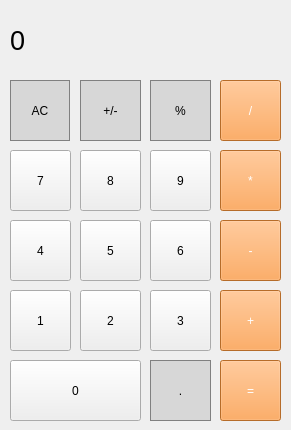
<?xml version="1.0" encoding="UTF-8"?>
<ui version="4.0">
 <class>MainWindow</class>
 <widget class="QMainWindow" name="MainWindow">
  <property name="geometry">
   <rect>
    <x>0</x>
    <y>0</y>
    <width>291</width>
    <height>430</height>
   </rect>
  </property>
  <property name="windowTitle">
   <string>MainWindow</string>
  </property>
  <widget class="QWidget" name="centralwidget">
   <widget class="QPushButton" name="clear">
    <property name="geometry">
     <rect>
      <x>10</x>
      <y>80</y>
      <width>60</width>
      <height>61</height>
     </rect>
    </property>
    <property name="styleSheet">
     <string notr="true">QPushButton{
	background-color: rgb(215, 215, 215);
	color: black;
	border: 1px solid gray;
}
QPushButton:pressed {
	background-color: qlineargradient(x1: 0, y1: 0, x2: 0, y2: 1,
										stop: 0 #BEBEBE, stop: 1 #D7D7D7);
}</string>
    </property>
    <property name="text">
     <string>AC</string>
    </property>
   </widget>
   <widget class="QPushButton" name="plus_minus">
    <property name="geometry">
     <rect>
      <x>80</x>
      <y>80</y>
      <width>61</width>
      <height>61</height>
     </rect>
    </property>
    <property name="styleSheet">
     <string notr="true">QPushButton{
	background-color: rgb(215, 215, 215);
	color: black;
	border: 1px solid gray;
}
QPushButton:pressed {
	background-color: qlineargradient(x1: 0, y1: 0, x2: 0, y2: 1,
										stop: 0 #BEBEBE, stop: 1 #D7D7D7);
}</string>
    </property>
    <property name="text">
     <string>+/-</string>
    </property>
   </widget>
   <widget class="QPushButton" name="persent">
    <property name="geometry">
     <rect>
      <x>150</x>
      <y>80</y>
      <width>61</width>
      <height>61</height>
     </rect>
    </property>
    <property name="styleSheet">
     <string notr="true">QPushButton{
	background-color: rgb(215, 215, 215);
	color: black;
	border: 1px solid gray;
}
QPushButton:pressed {
	background-color: qlineargradient(x1: 0, y1: 0, x2: 0, y2: 1,
										stop: 0 #BEBEBE, stop: 1 #D7D7D7);
}</string>
    </property>
    <property name="text">
     <string>%</string>
    </property>
   </widget>
   <widget class="QPushButton" name="division">
    <property name="geometry">
     <rect>
      <x>220</x>
      <y>80</y>
      <width>61</width>
      <height>61</height>
     </rect>
    </property>
    <property name="styleSheet">
     <string notr="true">QPushButton {
	background-color: rgb(255, 151, 57);
	color: white;
	border: 1xp solod gray;
}

QOushButton:pressed{
	background-color: qlineargradient(x1: 0, y1: 0, x2: 0, y2: 1,
										stop: 0#FF7832, stop: #FF9739);
}</string>
    </property>
    <property name="text">
     <string>/</string>
    </property>
   </widget>
   <widget class="QPushButton" name="nine">
    <property name="geometry">
     <rect>
      <x>150</x>
      <y>150</y>
      <width>61</width>
      <height>61</height>
     </rect>
    </property>
    <property name="text">
     <string>9</string>
    </property>
   </widget>
   <widget class="QPushButton" name="eight">
    <property name="geometry">
     <rect>
      <x>80</x>
      <y>150</y>
      <width>61</width>
      <height>61</height>
     </rect>
    </property>
    <property name="text">
     <string>8</string>
    </property>
   </widget>
   <widget class="QPushButton" name="seven">
    <property name="geometry">
     <rect>
      <x>10</x>
      <y>150</y>
      <width>61</width>
      <height>61</height>
     </rect>
    </property>
    <property name="text">
     <string>7</string>
    </property>
   </widget>
   <widget class="QPushButton" name="multiplication">
    <property name="geometry">
     <rect>
      <x>220</x>
      <y>150</y>
      <width>61</width>
      <height>61</height>
     </rect>
    </property>
    <property name="styleSheet">
     <string notr="true">QPushButton {
	background-color: rgb(255, 151, 57);
	color: white;
	border: 1xp solod gray;
}

QOushButton:pressed{
	background-color: qlineargradient(x1: 0, y1: 0, x2: 0, y2: 1,
										stop: 0#FF7832, stop: #FF9739);
}</string>
    </property>
    <property name="text">
     <string>*</string>
    </property>
   </widget>
   <widget class="QPushButton" name="six">
    <property name="geometry">
     <rect>
      <x>150</x>
      <y>220</y>
      <width>61</width>
      <height>61</height>
     </rect>
    </property>
    <property name="text">
     <string>6</string>
    </property>
   </widget>
   <widget class="QPushButton" name="five">
    <property name="geometry">
     <rect>
      <x>80</x>
      <y>220</y>
      <width>61</width>
      <height>61</height>
     </rect>
    </property>
    <property name="text">
     <string>5</string>
    </property>
   </widget>
   <widget class="QPushButton" name="four">
    <property name="geometry">
     <rect>
      <x>10</x>
      <y>220</y>
      <width>61</width>
      <height>61</height>
     </rect>
    </property>
    <property name="text">
     <string>4</string>
    </property>
   </widget>
   <widget class="QPushButton" name="minus">
    <property name="geometry">
     <rect>
      <x>220</x>
      <y>220</y>
      <width>61</width>
      <height>61</height>
     </rect>
    </property>
    <property name="styleSheet">
     <string notr="true">QPushButton {
	background-color: rgb(255, 151, 57);
	color: white;
	border: 1xp solod gray;
}

QOushButton:pressed{
	background-color: qlineargradient(x1: 0, y1: 0, x2: 0, y2: 1,
										stop: 0#FF7832, stop: #FF9739);
}</string>
    </property>
    <property name="text">
     <string>-</string>
    </property>
   </widget>
   <widget class="QPushButton" name="three">
    <property name="geometry">
     <rect>
      <x>150</x>
      <y>290</y>
      <width>61</width>
      <height>61</height>
     </rect>
    </property>
    <property name="text">
     <string>3</string>
    </property>
   </widget>
   <widget class="QPushButton" name="two">
    <property name="geometry">
     <rect>
      <x>80</x>
      <y>290</y>
      <width>61</width>
      <height>61</height>
     </rect>
    </property>
    <property name="text">
     <string>2</string>
    </property>
   </widget>
   <widget class="QPushButton" name="one">
    <property name="geometry">
     <rect>
      <x>10</x>
      <y>290</y>
      <width>61</width>
      <height>61</height>
     </rect>
    </property>
    <property name="styleSheet">
     <string notr="true"/>
    </property>
    <property name="text">
     <string>1</string>
    </property>
   </widget>
   <widget class="QPushButton" name="plus">
    <property name="geometry">
     <rect>
      <x>220</x>
      <y>290</y>
      <width>61</width>
      <height>61</height>
     </rect>
    </property>
    <property name="styleSheet">
     <string notr="true">QPushButton {
	background-color: rgb(255, 151, 57);
	color: white;
	border: 1xp solod gray;
}

QOushButton:pressed{
	background-color: qlineargradient(x1: 0, y1: 0, x2: 0, y2: 1,
										stop: 0#FF7832, stop: #FF9739);
}</string>
    </property>
    <property name="text">
     <string>+</string>
    </property>
   </widget>
   <widget class="QPushButton" name="zero">
    <property name="geometry">
     <rect>
      <x>10</x>
      <y>360</y>
      <width>131</width>
      <height>61</height>
     </rect>
    </property>
    <property name="text">
     <string>0</string>
    </property>
   </widget>
   <widget class="QPushButton" name="point">
    <property name="geometry">
     <rect>
      <x>150</x>
      <y>360</y>
      <width>61</width>
      <height>61</height>
     </rect>
    </property>
    <property name="styleSheet">
     <string notr="true">QPushButton{
	background-color: rgb(215, 215, 215);
	color: black;
	border: 1px solid gray;
}
QPushButton:pressed {
	background-color: qlineargradient(x1: 0, y1: 0, x2: 0, y2: 1,
										stop: 0 #BEBEBE, stop: 1 #D7D7D7);
}</string>
    </property>
    <property name="text">
     <string>.</string>
    </property>
   </widget>
   <widget class="QPushButton" name="equal">
    <property name="geometry">
     <rect>
      <x>220</x>
      <y>360</y>
      <width>61</width>
      <height>61</height>
     </rect>
    </property>
    <property name="styleSheet">
     <string notr="true">QPushButton {
	background-color: rgb(255, 151, 57);
	color: white;
	border: 1xp solod gray;
}

QOushButton:pressed{
	background-color: qlineargradient(x1: 0, y1: 0, x2: 0, y2: 1,
										stop: 0#FF7832, stop: #FF9739);
}</string>
    </property>
    <property name="text">
     <string>=</string>
    </property>
   </widget>
   <widget class="QLabel" name="label">
    <property name="geometry">
     <rect>
      <x>10</x>
      <y>10</y>
      <width>271</width>
      <height>61</height>
     </rect>
    </property>
    <property name="font">
     <font>
      <family>Arial</family>
      <pointsize>20</pointsize>
     </font>
    </property>
    <property name="styleSheet">
     <string notr="true">QLabel {
	qproperty-alignment: 'AlignVCenter | AlignRight';
	color: black;
	border: 1px solid gray;
}

background-color : white;</string>
    </property>
    <property name="text">
     <string>0</string>
    </property>
   </widget>
  </widget>
 </widget>
 <resources/>
 <connections/>
</ui>
